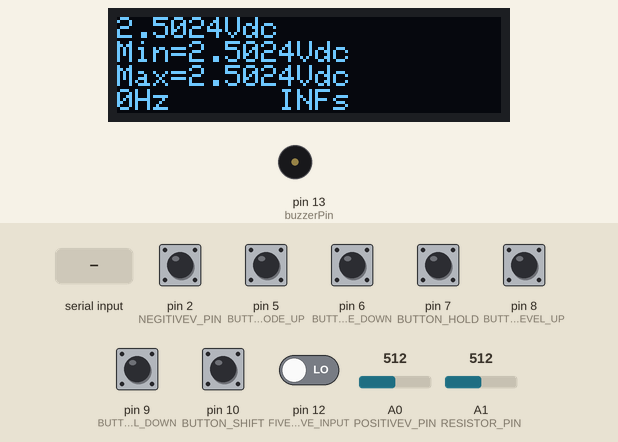
This sketch was run on a simulated Arduino Nano, built with avr-gcc and run on an emulated ATmega328P. Shown: 128×32 one-colour display, buzzer (waves = sounding). The test bench sets the inputs (shaded band); at power-on: pin 2 (NEGITIVEV_PIN), pin 5 (BUTTON_MODE_UP), pin 6 (BUTTON_MODE_DOWN), pin 7 (BUTTON_HOLD), pin 8 (BUTTON_LEVEL_UP), pin 9 (BUTTON_LEVEL_DOWN), pin 10 (BUTTON_SHIFT) HIGH, pin 12 (FIVEFIVEFIVE_INPUT) LOW, A1 (RESISTOR_PIN) = 512, A0 (POSITIVEV_PIN) = 512. The display library's start-up logo is not drawn; what the sketch prints to the serial monitor is not drawn.

Above: at 5.3 s.
5.4 s: "rul;1\n" received over Serial
At 7.6 s:
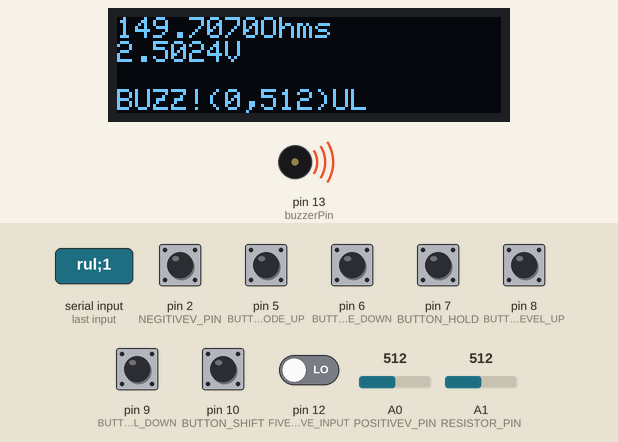
7.9 s: A1 (RESISTOR_PIN) set to 12
At 8.5 s:
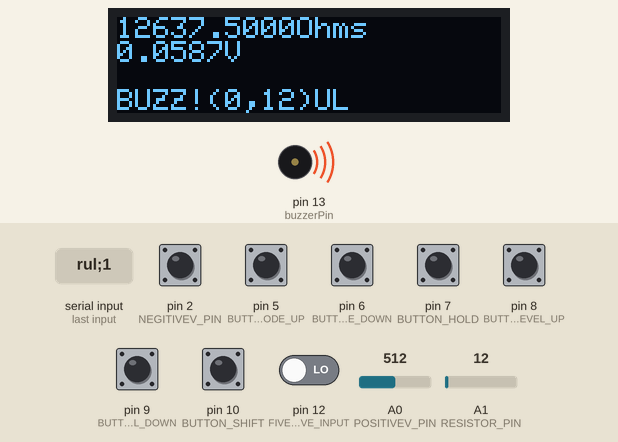
9.4 s: A1 (RESISTOR_PIN) set to 9
At 10.6 s:
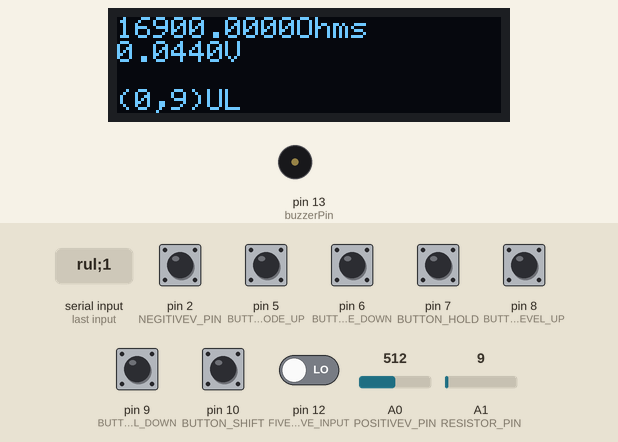
10.9 s: pin 5 (BUTTON_MODE_UP) pulled LOW for 0.15 s
At 13.1 s:
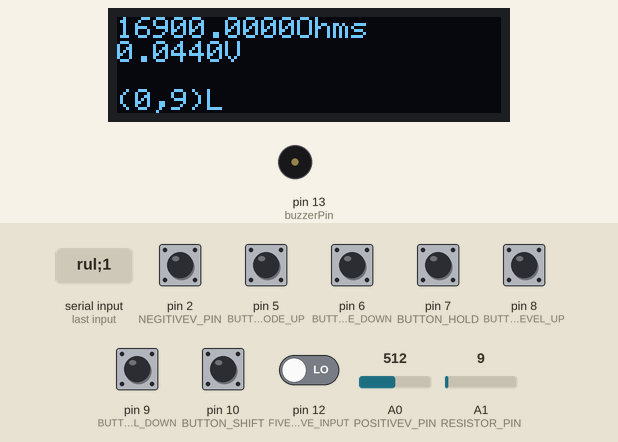
13.4 s: pin 9 (BUTTON_LEVEL_DOWN) pulled LOW for 0.15 s
At 15.4 s:
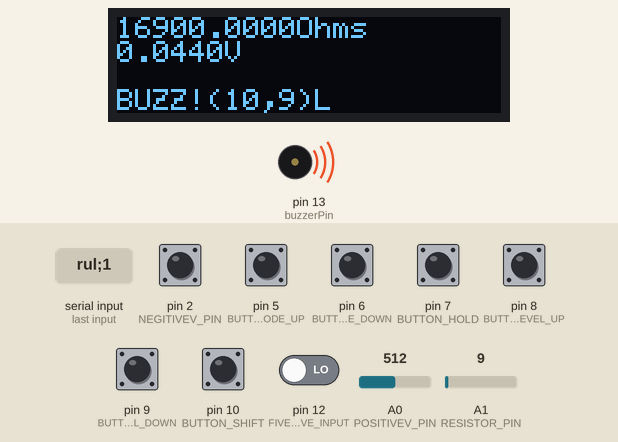
15.9 s: "stat" received over Serial
At 17.12 s:
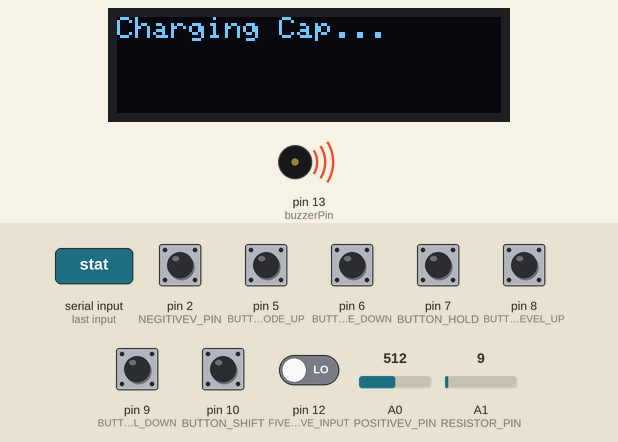
Timing chart, 0 to 18.9 s (numbered marks = the images above; inputs shaded):
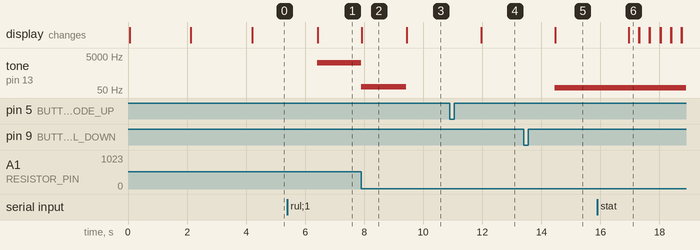

Measured:
- the behaviour switches between 11 and 10 on A1 (RESISTOR_PIN) (found by bisection; images 2 and 3)
- after the input at 5.4 s, tone on pin 13 (buzzerPin): silent → 2065 Hz after 1.0 s; the display: changes after 1.0 s (image 1)
- after the input at 7.9 s, tone on pin 13 (buzzerPin): 2065 Hz → 78 Hz at once; the display: changes at once (image 2)
- after the input at 9.4 s, tone on pin 13 (buzzerPin): 78 Hz → silent at once; the display: changes after 0.05 s (image 3)
- after the input at 10.9 s, the display: changes after 1.1 s (image 4)
- after the input at 13.4 s, tone on pin 13 (buzzerPin): silent → 66 Hz after 1.1 s; the display: changes after 1.1 s (image 5)
- after the input at 15.9 s, the display: changes after 1.1 s (image 6)

The sketch:

MeterOS.ino
```cpp
/* MeterOS v1.0 by delphijustin
 * https://delphijustin.biz
 * For temperature calibration see the thermistors directory of this respository
 *
*/

#include "meterAPI.h"
#include "dongwa-oled.h" //dongwa logo
void serialEvent() {
  String S = Serial.readString();
  if (S.indexOf((char)0x08) > -1) {
    SerialCommand = "";
    return;
  }
  S.toLowerCase();
  SerialCommand += S;
  if (SerialCommand.indexOf((char)0x0a) > -1 || SerialCommand.indexOf((char)0x0d) > -1) {
    if (SerialCommand.indexOf("vdc") > -1) {
      mode = 0;
      level = 0;
      t = 0;
    }
    if (SerialCommand.indexOf("adc") > -1) {
      mode = 1;
      level = 0;
      t = 0;
    }
    if (SerialCommand.indexOf("rul") > -1) {
      mode = 2;
      level = 0;
      t = 0;
    }
    if (SerialCommand.indexOf("rl") > -1) {
      mode = 3;
      level = 0;
      t = 0;
    }
    if (SerialCommand.indexOf("temp") > -1) {
      mode = 4;
      level = 0;
      t = 0;
    }
    if (SerialCommand.indexOf("stat") > -1) {
      mode = 5;
      level = 0;
      t = 0;
    }
    if (SerialCommand.indexOf("pnjunction") > -1) {
      mode = 6;
      level = 0;
      t = 0;
    }
    if (SerialCommand.indexOf("resetlevel") > -1)level = 0;
    if (SerialCommand.indexOf("resetspeed") > -1)t = 0;
    if (SerialCommand.indexOf("level+") > -1)level++;
    if (SerialCommand.indexOf("level-") > -1)level--;
    if (SerialCommand.indexOf("speed+") > -1)t--;
    if (SerialCommand.indexOf("speed-") > -1)t++;
    if (SerialCommand.indexOf("level=") > -1 && SerialCommand.indexOf(";") > -1) {
      SerialCommand.replace("level=", ""); SerialCommand.replace(";", ""); level = SerialCommand.toInt();
    }
    if (SerialCommand.indexOf("speed=") > -1 && SerialCommand.indexOf(";") > -1) {
      SerialCommand.replace("speed=", ""); SerialCommand.replace(";", ""); t = SerialCommand.toInt() % 512;
    }

  }
  t = abs(t);
}
void setup() {
  //CALIBRATED_THERMISTOR_HERE
  pinMode(NEGITIVEV_PIN, INPUT);
  pinMode(BUTTON_SHIFT, INPUT_PULLUP);
  pinMode(BUTTON_MODE_UP, INPUT_PULLUP);
  pinMode(BUTTON_MODE_DOWN, INPUT_PULLUP);
  pinMode(BUTTON_LEVEL_UP, INPUT_PULLUP);
  pinMode(BUTTON_LEVEL_DOWN, INPUT_PULLUP);
  pinMode(BUTTON_HOLD, INPUT_PULLUP);
  pinMode(buzzerPin, OUTPUT);
  pinMode(FIVEFIVEFIVE_TRIGGER, OUTPUT);
  pinMode(FIVEFIVEFIVE_RESET, OUTPUT);
  pinMode(FIVEFIVEFIVE_INPUT, INPUT);

  Serial.begin(9600);

  // SSD1306_SWITCHCAPVCC = generate display voltage from 3.3V internally
  if (!display.begin(SSD1306_SWITCHCAPVCC, SCREEN_ADDRESS)) {
    Serial.println(F("SSD1306 allocation failed"));
    for (;;)
      ;  // Don't proceed, loop forever
  }
  // Show initial display buffer contents on the screen --
  // the library initializes this with an Adafruit splash screen.
  display.display();
  // Clear the buffer
  display.clearDisplay();  // Clear the display buffer
  display.drawBitmap(0, 0, dongwaoled, 128, 32, WHITE);
  display.display();  // Push the buffer to the display
  delay(2048);
  display.clearDisplay();

  display.setTextSize(1);               // Normal 1:1 pixel scale
  display.setTextColor(SSD1306_WHITE);  // Draw white text
  display.setCursor(0, 0);              // Start at top-left corner
  display.print("delphijustin MeterOS");
  display.setCursor(0, SYMBOL_SIZE);  // Start at top-left corner
  display.print("Version 1.0");
  display.setCursor(0, SYMBOL_SIZE * 2);  // Start at top-left corner
  display.print("www.delphijustin.biz");

  display.display();
  delay(2048);
  Serial.println("METER_READY");
  display.clearDisplay();
  lastTicks = millis();
  attachInterrupt(digitalPinToInterrupt(NEGITIVEV_PIN), incCycles, FALLING);
}
void loop() {
  unsigned long currentTicks = millis();
  if (currentTicks - lastTicks > 999) {
    hz = cycles;
    cycles = 0;
    lastTicks = currentTicks;
  }
  switch (getButton()) {
    case BUTTON_SPEED_UP:
      t--;
      t = abs(t);
      delay(1024);
      break;
    case BUTTON_SPEED_DOWN:
      t++;
      delay(1024);
      break;
    case BUTTON_MODE_UP:
      mode++;
      noTone(buzzerPin);
      display.clearDisplay();
      level = 0; t = 0;
      delay(1024);
      break;
    case BUTTON_MODE_DOWN:
      mode--; t = 0;
      mode = abs(mode);
      noTone(buzzerPin);
      display.clearDisplay();
      level = 0;
      delay(1024);
      break;
    case BUTTON_HOLD:
      onHold = !onHold;
      delay(1024);
      break;
    case BUTTON_LEVEL_UP:
      level++;
      delay(1024);
      break;
    case BUTTON_LEVEL_DOWN:
      level--;
      delay(1024);
      break;
  }
  if (onHold) return;
  if (t % 512 > 0)delay(t);
  String line1 = "";
  String line2 = "";
  String line3 = "";
  String line4 = "";
  LoopCount++;
  char StrBuffer[32];
  float R1;
  unsigned long capStart;
  switch (mode % Mode_Count) {
    case 0:
      if (FEATURES & FEATURE_VOLTMETER < 1) {
        mode++; break;
      }
      line1 = String(voltMeterRead(AtoV(analogRead(POSITIVEV_PIN))) + BridgeDrop, 4) + "Vdc";
      line2 = "Min=" + String(Vmin, 4) + "Vdc";
      line3 = "Max=" + String(Vmax, 4) + "Vdc";
      line4 = String(hz) + "Hz " + String(1.0 / hz, 6) + "s";
      break;
    case 1:
      if (FEATURES & FEATURE_AMMETER < 1) {
        mode++; break;
      }
      line1 = String(AtoV(analogRead(AMPMeter)) / AMPShunt, 6) + "Adc";
      break;
    case 2:
    case 3:
      if (FEATURES & FEATURE_OHMMETER < 1) {
        mode++; break;
      }
      R1 = ((RMETER_SHUNT * 5.0) / AtoV(analogRead(RESISTOR_PIN))) - OHMS_OFFSET;
      line1 = String(R1, 4) + "Ohms";
      line2 = String(AtoV(analogRead(RESISTOR_PIN)), 4) + "V";
      if (abs((level + 1) * 10) % 100 < analogRead(RESISTOR_PIN)) {
        tone(buzzerPin, map(analogRead(RESISTOR_PIN), 0, 1023, 31, 4096));
        line4 = "BUZZ!";
      } else {
        if (mode % Mode_Count == 2) {
          noTone(buzzerPin);
        }
        line4 = "";
      }
      line4 += "(" + String(abs(level * 10) % 100) + "," + String(analogRead(RESISTOR_PIN)) + ")" + OhmModes[(mode % Mode_Count) - 2];
      break;
    case 4:
      if (FEATURES & FEATURE_TEMP < 1) {
        mode++; break;
      }
      line1="Thermistor not calibrated";
      line2="Run thermistor tool";
      if(!thermistor.calibrated)break;
      R1 = ((RMETER_SHUNT * 5.0) / AtoV(analogRead(RESISTOR_PIN))) - OHMS_OFFSET;
      line1 = String(KtoF(1.0/(thermistor.m * log(R1) + thermistor.b)),2) + "deg. F";
      line2 = String(KtoC(1.0/(thermistor.m * log(R1) + thermistor.b)), 2) + "deg. C";
      line3 = String(1.0/(thermistor.m * log(R1) + thermistor.b), 2) + "deg. K";
      line4 = String(R1)+"Ohms";
      break;
      if (FEATURES & FEATURE_STAT < 1) {
        mode++; break;
      }
      line1 = String(AtoV(analogRead(POSITIVEV_PIN)) + BridgeDrop, 6) + "Vdc";
      line2 = String(AtoV(analogRead(AMPMeter)) / AMPShunt, 6) + "Adc";
      line3 = String((AtoV(analogRead(POSITIVEV_PIN)) + BridgeDrop) / (AtoV(analogRead(AMPMeter)) / AMPShunt), 6) + "Ohms";
      line4 = String((AtoV(analogRead(POSITIVEV_PIN)) + BridgeDrop) * (AtoV(analogRead(AMPMeter)) / AMPShunt), 6) + "Wdc";
      break;
    case 5:
      if (FEATURES & (FEATURE_CAPACITANCE_555) < 1) {
        mode++; break;
      }
      display.clearDisplay();
      display.setTextSize(1);               // Normal 1:1 pixel scale
      display.setTextColor(SSD1306_WHITE);  // Draw white text
      display.setCursor(0, 0);
      display.print(CHARGING_CAP);
      display.display();
      Serial.println(CHARGING_CAP);
      for (byte I = 0; I < 3; I++)Serial.println();
      digitalWrite(FIVEFIVEFIVE_RESET, LOW); delay(15);
      digitalWrite(FIVEFIVEFIVE_RESET, HIGH); delay(15);
      capStart = micros();
      digitalWrite(FIVEFIVEFIVE_TRIGGER, LOW); delay(15);
      digitalWrite(FIVEFIVEFIVE_TRIGGER, HIGH); delay(15);
      while (digitalRead(FIVEFIVEFIVE_INPUT) == HIGH) {
        display.setTextSize(1);               // Normal 1:1 pixel scale
        display.setTextColor(SSD1306_WHITE);  // Draw white text
        display.setCursor(0, SYMBOL_SIZE);
        Serial.println(CHARGING_CAP);
        line2 = String(fivefivefive(micros() - capStart) * 1e6, 6) + "uF";
        Serial.println(line2);
        line2.toCharArray(StrBuffer, 32);
        for (byte I = 0; I < 2; I++)Serial.println();
        display.print(StrBuffer);
        display.display();
      }
      line2 = String(fivefivefive(micros() - capStart) * 1e6, 6) + "uF";

      break;
  }
  display.clearDisplay();
  display.setTextSize(1);               // Normal 1:1 pixel scale
  display.setTextColor(SSD1306_WHITE);  // Draw white text
  for (byte ypx = 0; ypx < 4; ypx++) {
    display.setCursor(0, ypx * SYMBOL_SIZE);  // Start at top-left corner
    switch (ypx) {
      case 0:
        line1.toCharArray(StrBuffer, 32);
        break;
      case 1: line2.toCharArray(StrBuffer, 32); break;
      case 2:
        line3.toCharArray(StrBuffer, 32);
        break;
      case 3: line4.toCharArray(StrBuffer, 32); break;
    }
    display.print(StrBuffer);
  }
  display.display();
  Serial.println(line1);
  Serial.println(line2);
  Serial.println(line3);
  Serial.println(line4);
}
```

meterAPI.h
```cpp
/*
    This file contains API and settings for MeterOS
*/
#include <SPI.h>
#include <Wire.h>
#include <Adafruit_GFX.h>
#include <Adafruit_SSD1306.h>
#define SCREEN_WIDTH 128  // OLED display width, in pixels
#define SCREEN_HEIGHT 32  // OLED display height, in pixels
// Declaration for an SSD1306 display connected to I2C (SDA, SCL pins)
// The pins for I2C are defined by the Wire-library.
// On an arduino UNO:       A4(SDA), A5(SCL)
// On an arduino MEGA 2560: 20(SDA), 21(SCL)
// On an arduino LEONARDO:   2(SDA),  3(SCL), ...
#define OLED_RESET -1        // Reset pin # (or -1 if sharing Arduino reset pin)
#define SCREEN_ADDRESS 0x3C  ///< See datasheet for Address; 0x3D for 128x64, 0x3C for 128x32
Adafruit_SSD1306 display(SCREEN_WIDTH, SCREEN_HEIGHT, &Wire, OLED_RESET);

const byte FEATURE_VOLTMETER = 1;
const byte FEATURE_AMMETER = 2;
const byte FEATURE_OHMMETER = 4;
const byte FEATURE_TEMP = 8;
const byte FEATURE_STAT = 16;
const byte FEATURE_CAPACITANCE_555 = 32;

byte FEATURES = FEATURE_VOLTMETER | FEATURE_AMMETER | FEATURE_OHMMETER | FEATURE_TEMP | FEATURE_STAT | FEATURE_CAPACITANCE_555;
/*
   Features to enable OR (|) them together
   The value 0 stops MeterOS from measuring anything
*/
float RESISTOR_FIVEFIVEFIVE = 1e6; // can be less than 1Meg but shouldn't go over.
byte FIVEFIVEFIVE_TRIGGER = 11; //555 Trigger
byte FIVEFIVEFIVE_RESET = A6; //555 reset pin
byte FIVEFIVEFIVE_INPUT = 12; //connect this pin to 555's output pin
byte RESISTOR_PIN = A1;//ohmmeter analog pin
byte NEGITIVEV_PIN = 2;      //negative voltage detector and frequency counter pin Must be interrupt
byte POSITIVEV_PIN = A0;     //positive voltmeter pin
float RMETER_SHUNT = 150.0;  // R2 of ohm meter voltage divider
const byte BUTTON_MODE_UP = 5;     //Mode up button
const byte BUTTON_MODE_DOWN = 6;   //mode down button
const byte BUTTON_HOLD = 7;        //hold button
const byte BUTTON_LEVEL_UP = 8;    //level up button
const byte BUTTON_LEVEL_DOWN = 9;  //level down button
const byte BUTTON_SHIFT = 10; //shift button
//The button constants below are combinations and not pin numbers
const byte BUTTON_SHIFT_FLAG = 0x80; //Not a button
const byte BUTTON_ZERO = BUTTON_SHIFT_FLAG | BUTTON_MODE_DOWN; //set resistance to 0 value
const byte BUTTON_SPEED_UP = BUTTON_SHIFT_FLAG | BUTTON_LEVEL_UP; //Speed Up
const byte BUTTON_SPEED_DOWN = BUTTON_SHIFT_FLAG | BUTTON_LEVEL_DOWN; //slow Down
const byte BUTTON_RESET = BUTTON_SHIFT_FLAG | BUTTON_HOLD; //reset speed and level settins
float BridgeDrop = 0; //Voltage drop from bridge rectifier
float OHMS_OFFSET = RMETER_SHUNT; //This will be subtracted by the resistance measurement and temperature measurement
byte buzzerPin = 13;         //Ohmmeter speaker out
byte AMPMeter = A2;          //AMMeter pin
float AMPShunt = 1.0;        //AMMeter Shunt in ohms
long level = 0;           //level/range variable
const float MAXfloat = 1e+38;      //max value for floats
const float MINfloat = 1e-38;      //min value for floats
float Vmin = MAXfloat;             //Minimum voltage read
float Vmax = MINfloat;             //maximum voltage read
bool onHold = false;               //Hold state
long t = 0; //delay time between each reading
unsigned long hz = 0;              //frequency
unsigned long cycles = 0;          //cycles before each second
long mode = 0;//Current mode
unsigned long lastTicks;           //milliseconds before last frequency counter update
String SerialCommand = "";         //Serial Terminal command buffer
byte Mode_Count = 6;         //Number of modes
const byte SYMBOL_SIZE = 8;  //Symbol height in pixcels
const String OhmModes[2] = { "UL", "L"};
struct THERMISTOR_DATA {
  bool calibrated;// if true calibfateThermistor does nothing
  float m;//slope
  float b;//y-intercept
};
THERMISTOR_DATA thermistor;
const char CHARGING_CAP[16] = "Charging Cap...";
unsigned long LoopCount = 0;
void calibrateThermistor(float m,float b){
  if(thermistor.calibrated)return;
  thermistor.calibrated=true;
  thermistor.m=m;
  thermistor.b=b;
}
bool inRange(float x, float xmin, float xmax) {
  return (x >= xmin) && (x <= xmax);
}
float AtoV(int a) {  //convert analog value to voltage
  return a * (5 / 1023.0);
}
word VtoA(float v) {
  return trunc(abs(v / (5 / 1023.0)));
}
void incCycles() {  //Increase cycles
  cycles++;
}
int getSign() {
  if (digitalRead(NEGITIVEV_PIN) == LOW)return -1;
  return 1;
}
float voltMeterRead(float x) {
  float y = abs(x);
  Vmin = min(Vmin, y);
  Vmax = max(Vmax, y);
  return y * abs(1 + (level % 6)) * getSign();
}
float KtoC(float K) {
  return K - 273.15;
}
float KtoF(float K) {
  return KtoC(K) * (9.0 / 5) + 32;
}
float fivefivefive(unsigned long t) {
 return (909.091e-3 * (t / 1e+6))/RESISTOR_FIVEFIVEFIVE;
}
byte getButton() {
  if (digitalRead(BUTTON_SHIFT) == LOW)return BUTTON_SHIFT_FLAG | (BUTTON_MODE_UP * (HIGH ^ digitalRead(BUTTON_MODE_UP))) | (BUTTON_MODE_DOWN * (HIGH ^ digitalRead(BUTTON_MODE_DOWN))) | (BUTTON_LEVEL_UP * (HIGH ^ digitalRead(BUTTON_LEVEL_UP))) | (BUTTON_LEVEL_DOWN * (HIGH ^ digitalRead(BUTTON_LEVEL_DOWN))) | (BUTTON_HOLD * (HIGH ^ digitalRead(BUTTON_HOLD)));
  if (digitalRead(BUTTON_MODE_UP) == LOW) return BUTTON_MODE_UP;
  if (digitalRead(BUTTON_MODE_DOWN) == LOW) return BUTTON_MODE_DOWN;
  if (digitalRead(BUTTON_HOLD) == LOW) return BUTTON_HOLD;
  if (digitalRead(BUTTON_LEVEL_UP) == LOW) return BUTTON_LEVEL_UP;
  if (digitalRead(BUTTON_LEVEL_DOWN) == LOW) return BUTTON_LEVEL_DOWN;
  return 0;
}
```

Source omitted: dongwa-oled.h (data table, 4385 bytes)
